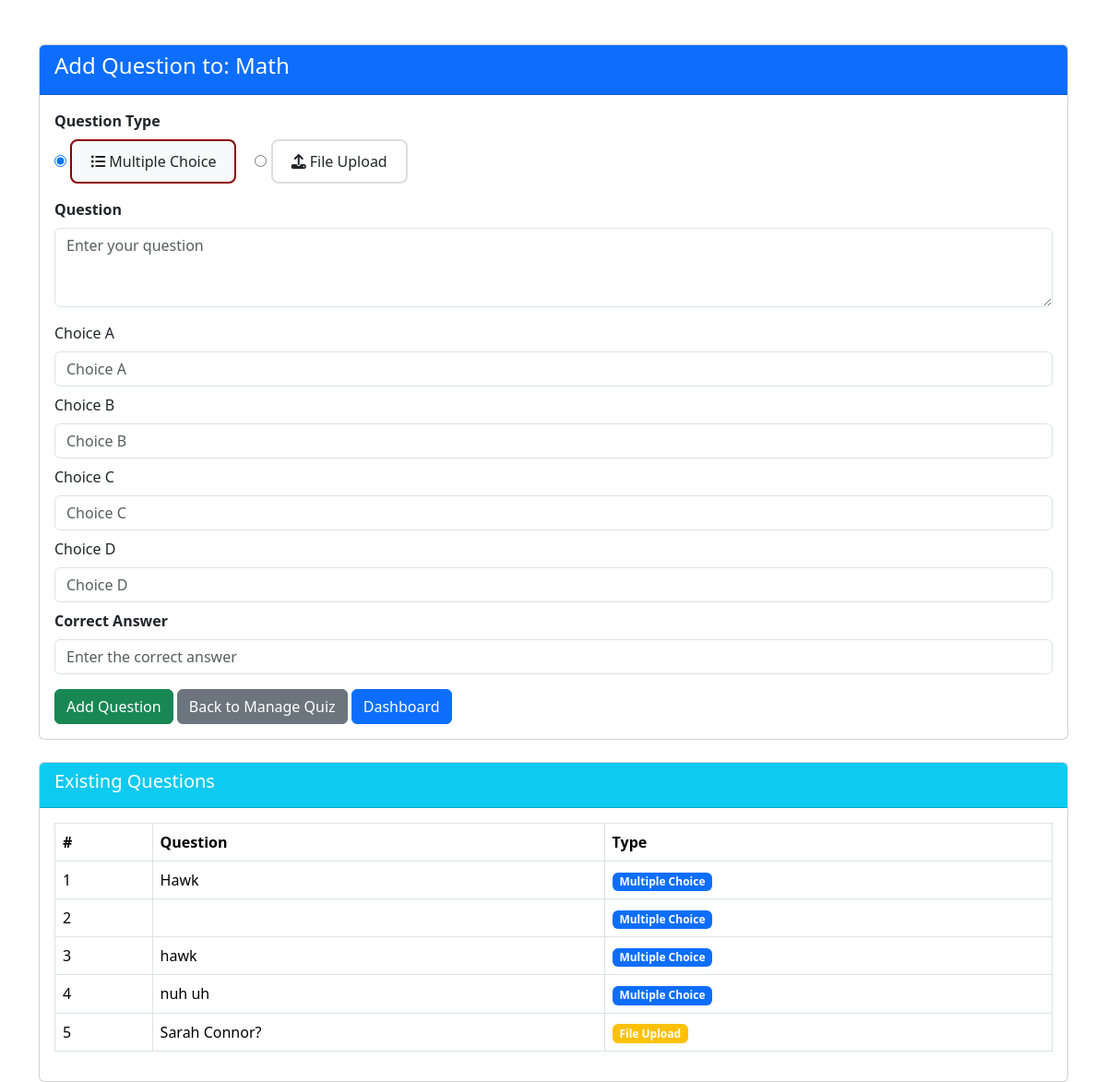
Screenshot of /AddQuestion.php?id=2 (signed in) with the database file from the repository.
### tables this page shows
CREATE TABLE `quizzes` (
  `quizID` int(11) NOT NULL,
  `quizTitle` varchar(100) NOT NULL,
  `description` text DEFAULT NULL,
  `timeLimit` int(11) NOT NULL
);

CREATE TABLE `questions` (
  `questionID` int(11) NOT NULL,
  `quizID` int(11) DEFAULT NULL,
  `questionText` text DEFAULT NULL,
  `choiceA` varchar(255) DEFAULT NULL,
  `choiceB` varchar(255) DEFAULT NULL,
  `choiceC` varchar(255) DEFAULT NULL,
  `choiceD` varchar(255) DEFAULT NULL,
  `answer` varchar(255) DEFAULT NULL,
  `question_type` enum('mcq','file') DEFAULT 'mcq',
  `is_file_question` tinyint(1) DEFAULT 0
);

### AddQuestion.php (the view, shortened to what this page needs)
<?php
include("Database.php");
$quizID = $_GET['id'];
$quiz = mysqli_fetch_assoc(mysqli_query($conn, "SELECT * FROM quizzes WHERE quizID='$quizID'"));
?>
<!DOCTYPE html>
<html>
<head>
    <link href="https://cdn.jsdelivr.net/npm/bootstrap@5.3.3/dist/css/bootstrap.min.css" rel="stylesheet">
    <link rel="stylesheet" href="https://cdnjs.cloudflare.com/ajax/libs/font-awesome/6.4.0/css/all.min.css">
</head>
<body>
<div class="container mt-5">
    <div class="card">
        <div class="card-header bg-primary text-white">
            <h4>Add Question to: <?php echo htmlspecialchars($quiz['quizTitle']); ?></h4>
        </div>
        <div class="card-body">
            <form method="POST">
                <div class="mb-3">
                    <label class="form-label fw-bold">Question Type</label>
                    <div class="question-type-selector">
                        <div>
                            <input type="radio" name="question_type" value="mcq" id="mcq" checked>
                            <label for="mcq">
                                <i class="fas fa-list-ul"></i> Multiple Choice
                            </label>
                        </div>
                        <div>
                            <input type="radio" name="question_type" value="file" id="file">
                            <label for="file">
                                <i class="fas fa-upload"></i> File Upload
                            </label>
                        </div>
                    </div>
                </div>
                <div class="mb-3">
                    <label class="form-label fw-bold">Question</label>
                    <textarea name="question" class="form-control" rows="3" placeholder="Enter your question" required></textarea>
                </div>
                <div id="mcqFields">
                    <div class="mb-2">
                        <label class="form-label">Choice A</label>
                        <input type="text" name="a" placeholder="Choice A" class="form-control">
                    </div>
                    <div class="mb-2">
                        <label class="form-label">Choice B</label>
                        <input type="text" name="b" placeholder="Choice B" class="form-control">
                    </div>
                    <div class="mb-2">
                        <label class="form-label">Choice C</label>
                        <input type="text" name="c" placeholder="Choice C" class="form-control">
                    </div>
                    <div class="mb-2">
                        <label class="form-label">Choice D</label>
                        <input type="text" name="d" placeholder="Choice D" class="form-control">
                    </div>
                    <div class="mb-3">
                        <label class="form-label fw-bold">Correct Answer</label>
                        <input type="text" name="answer" placeholder="Enter the correct answer" class="form-control">
                    </div>
                </div>
                <input type="submit" name="save" value="Add Question" class="btn btn-success">
                <a href="ManageQuiz.php" class="btn btn-secondary">Back to Manage Quiz</a>
                <a href="TeacherDashboard.php" class="btn btn-primary">Dashboard</a>
            </form>
        </div>
    </div>
    <div class="card mt-4">
        <div class="card-header bg-info text-white">
            <h5>Existing Questions</h5>
        </div>
        <div class="card-body">
            <?php
            $questions = mysqli_query($conn, "SELECT * FROM questions WHERE quizID='$quizID'");
            if (mysqli_num_rows($questions) > 0) {
                echo "<table class='table table-bordered'>";
                echo "<tr><th>#</th><th>Question</th><th>Type</th></tr>";
                $num = 1;
                while ($q = mysqli_fetch_assoc($questions)) {
                    $type = ($q['question_type'] == 'file') ? '<span class="badge bg-warning">File Upload</span>' : '<span class="badge bg-primary">Multiple Choice</span>';
                    echo "<tr>
                            <td>{$num}</td>
                            <td>" . htmlspecialchars($q['questionText']) . "</td>
                            <td>{$type}</td>
                          </tr>";
                    $num++;
                }
                echo "</table>";
            } else {
                echo "<p class='text-muted'>No questions added yet.</p>";
            }
            ?>
        </div>
    </div>
</div>
</body>
</html>

### AddQuestion.php (style rules this page uses)
.question-type-selector { display: flex; gap: 20px; margin-bottom: 15px; }
.question-type-selector label { cursor: pointer; padding: 10px 20px; border: 2px solid #ddd; border-radius: 8px; transition: all 0.3s ease; }
.question-type-selector input[type="radio"]:checked + label { border-color: #8B0000; background-color: #f8f9fa; }

### rows the page displays
quizzes: quizTitle "Math"
questions: questionText "Hawk", question_type "Multiple Choice"
questions: question_type "Multiple Choice"
questions: questionText "hawk", question_type "Multiple Choice"
questions: questionText "nuh uh", question_type "Multiple Choice"
questions: questionText "Sarah Connor?", question_type "File Upload"
